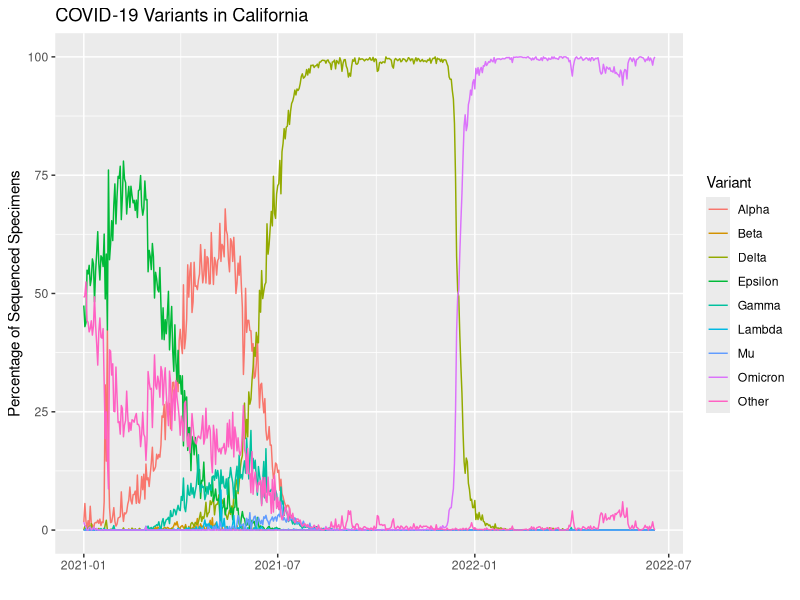
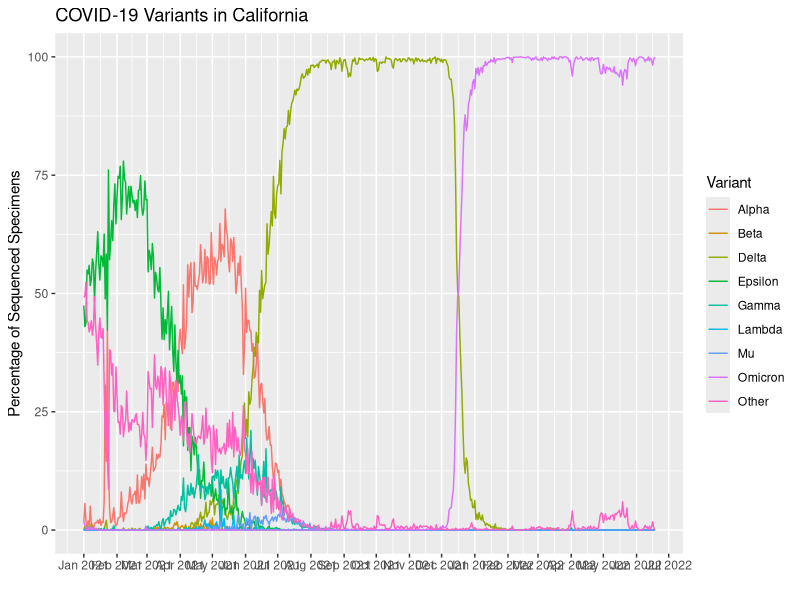
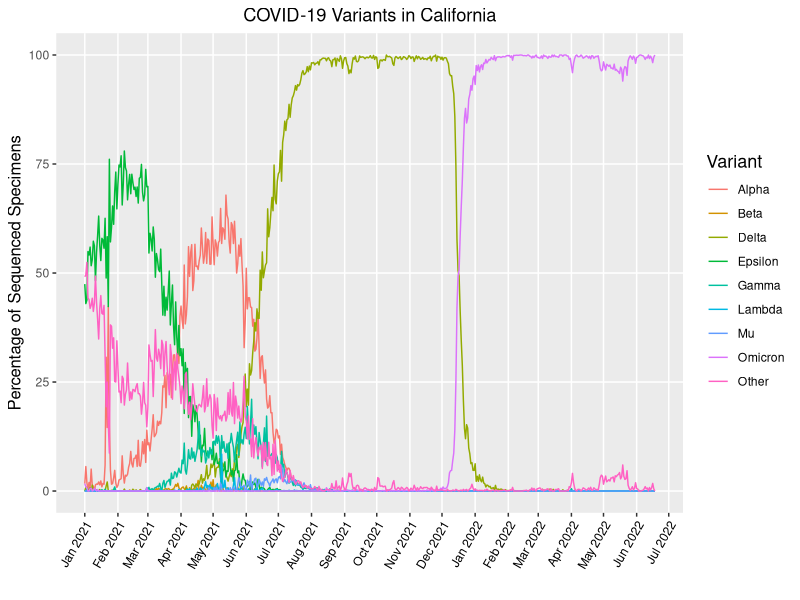
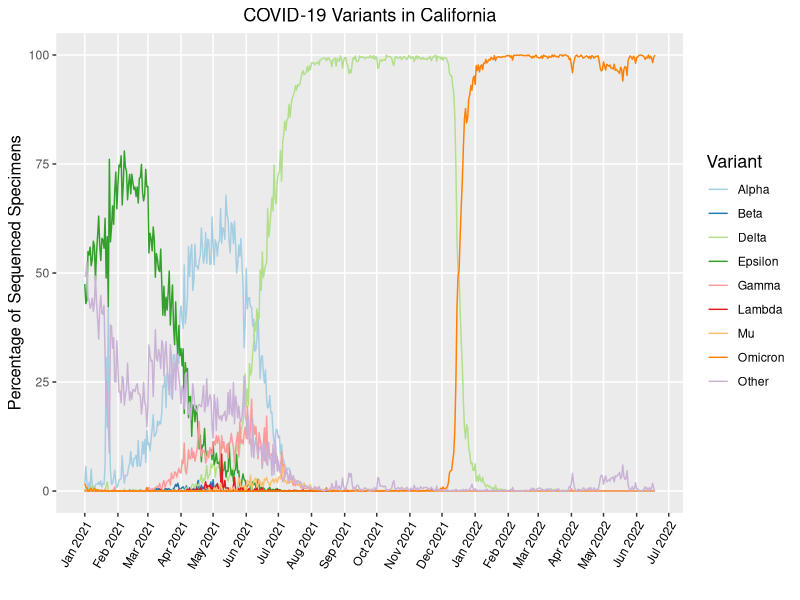

The R source for these figures, in order:
## ---- chunk 1
#Loading packages needed:
library(ggplot2)
library(dplyr)
library(lubridate)
library(RColorBrewer)
## ---- chunk 2
# Import COVID 19 variant data
data <- read.csv("covid19_variants.csv")
head(data)
## ---- chunk 3
#Using lubridate to specficy that the date column in dataset will use year-month-day format

data$date <- ymd(data$date)

#Remove total values from data 
clean.data <- data[data$variant_name != "Total", ]
## ---- chunk 4
#Use ggplot to make initial line graph of % of each variant over time, and modified labels. Assign to variable so modifications are easier
plot <-ggplot(clean.data, aes(x=date, y=percentage, colour = variant_name)) +
  geom_line() +
  labs (x= "", y="Percentage of Sequenced Specimens", colour="Variant", title = "COVID-19 Variants in California")

plot
## ---- chunk 5
#Format dates using dyplr
p <- plot +
  scale_x_date(date_breaks = "1 month", date_labels =  "%b %Y")
p
## ---- chunk 6
#Start changing plot to make it look nice, edits in these to adress the following in order:
#angle/ dates , remove minor axis lines, remove ledgend background, center title, resize axis, resize ledgend text,

p1 <-p +
  theme(axis.text.x=element_text(angle=60, hjust=1, colour = "black"),
        panel.grid.minor = element_blank(),
        legend.key= element_blank(),
        plot.title = element_text(hjust = 0.5),
        axis.title = element_text(size = "12"),
        legend.title = element_text(size = "13"))
p1
## ---- chunk 7
#Finally, changing colors to be prettier using pallet from RcolorBrewer and assign final graph:)
p.final <- p1 + scale_color_brewer(palette = "Paired")
p.final
